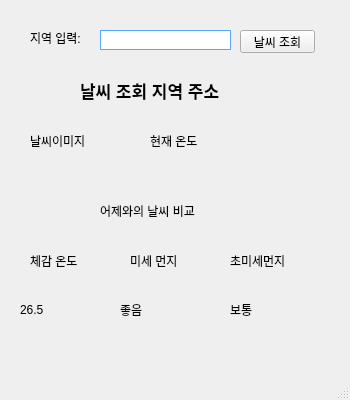
<?xml version="1.0" encoding="UTF-8"?>
<ui version="4.0">
 <class>MainWindow</class>
 <widget class="QMainWindow" name="MainWindow">
  <property name="geometry">
   <rect>
    <x>0</x>
    <y>0</y>
    <width>350</width>
    <height>400</height>
   </rect>
  </property>
  <property name="windowTitle">
   <string>MainWindow</string>
  </property>
  <property name="styleSheet">
   <string notr="true">color rgb(0, 85, 255);</string>
  </property>
  <widget class="QWidget" name="centralwidget">
   <widget class="QLabel" name="label">
    <property name="geometry">
     <rect>
      <x>30</x>
      <y>30</y>
      <width>71</width>
      <height>16</height>
     </rect>
    </property>
    <property name="text">
     <string>지역 입력: </string>
    </property>
   </widget>
   <widget class="QLineEdit" name="input_eaBox">
    <property name="geometry">
     <rect>
      <x>100</x>
      <y>30</y>
      <width>131</width>
      <height>20</height>
     </rect>
    </property>
    <property name="styleSheet">
     <string notr="true">border:1px solid rgb(85, 170, 255);</string>
    </property>
   </widget>
   <widget class="QPushButton" name="pushButton">
    <property name="geometry">
     <rect>
      <x>240</x>
      <y>30</y>
      <width>75</width>
      <height>23</height>
     </rect>
    </property>
    <property name="text">
     <string>날씨 조회</string>
    </property>
   </widget>
   <widget class="QLabel" name="label_2">
    <property name="geometry">
     <rect>
      <x>80</x>
      <y>70</y>
      <width>181</width>
      <height>41</height>
     </rect>
    </property>
    <property name="font">
     <font>
      <pointsize>13</pointsize>
      <weight>75</weight>
      <bold>true</bold>
     </font>
    </property>
    <property name="styleSheet">
     <string notr="true">color rgb(255, 10, 83);</string>
    </property>
    <property name="text">
     <string>날씨 조회 지역 주소</string>
    </property>
   </widget>
   <widget class="QLabel" name="weather_label">
    <property name="geometry">
     <rect>
      <x>30</x>
      <y>110</y>
      <width>61</width>
      <height>61</height>
     </rect>
    </property>
    <property name="text">
     <string>날씨이미지</string>
    </property>
   </widget>
   <widget class="QLabel" name="label_4">
    <property name="geometry">
     <rect>
      <x>150</x>
      <y>110</y>
      <width>131</width>
      <height>61</height>
     </rect>
    </property>
    <property name="text">
     <string>현재 온도</string>
    </property>
   </widget>
   <widget class="QLabel" name="yesterdayTemper_label">
    <property name="geometry">
     <rect>
      <x>100</x>
      <y>190</y>
      <width>171</width>
      <height>41</height>
     </rect>
    </property>
    <property name="text">
     <string>어제와의 날씨 비교</string>
    </property>
   </widget>
   <widget class="QLabel" name="label_6">
    <property name="geometry">
     <rect>
      <x>30</x>
      <y>250</y>
      <width>71</width>
      <height>21</height>
     </rect>
    </property>
    <property name="text">
     <string>체감 온도</string>
    </property>
   </widget>
   <widget class="QLabel" name="label_7">
    <property name="geometry">
     <rect>
      <x>130</x>
      <y>250</y>
      <width>71</width>
      <height>21</height>
     </rect>
    </property>
    <property name="text">
     <string>미세 먼지</string>
    </property>
   </widget>
   <widget class="QLabel" name="label_8">
    <property name="geometry">
     <rect>
      <x>230</x>
      <y>250</y>
      <width>71</width>
      <height>21</height>
     </rect>
    </property>
    <property name="text">
     <string>초미세먼지</string>
    </property>
   </widget>
   <widget class="QLabel" name="senseTemper_label">
    <property name="geometry">
     <rect>
      <x>20</x>
      <y>280</y>
      <width>60</width>
      <height>60</height>
     </rect>
    </property>
    <property name="text">
     <string>26.5</string>
    </property>
   </widget>
   <widget class="QLabel" name="dust1_label">
    <property name="geometry">
     <rect>
      <x>120</x>
      <y>280</y>
      <width>60</width>
      <height>60</height>
     </rect>
    </property>
    <property name="text">
     <string>좋음</string>
    </property>
   </widget>
   <widget class="QLabel" name="dust2_label">
    <property name="geometry">
     <rect>
      <x>230</x>
      <y>280</y>
      <width>60</width>
      <height>60</height>
     </rect>
    </property>
    <property name="text">
     <string>보통</string>
    </property>
   </widget>
  </widget>
  <widget class="QMenuBar" name="menubar">
   <property name="geometry">
    <rect>
     <x>0</x>
     <y>0</y>
     <width>350</width>
     <height>21</height>
    </rect>
   </property>
  </widget>
  <widget class="QStatusBar" name="statusbar"/>
 </widget>
 <resources/>
 <connections/>
</ui>
